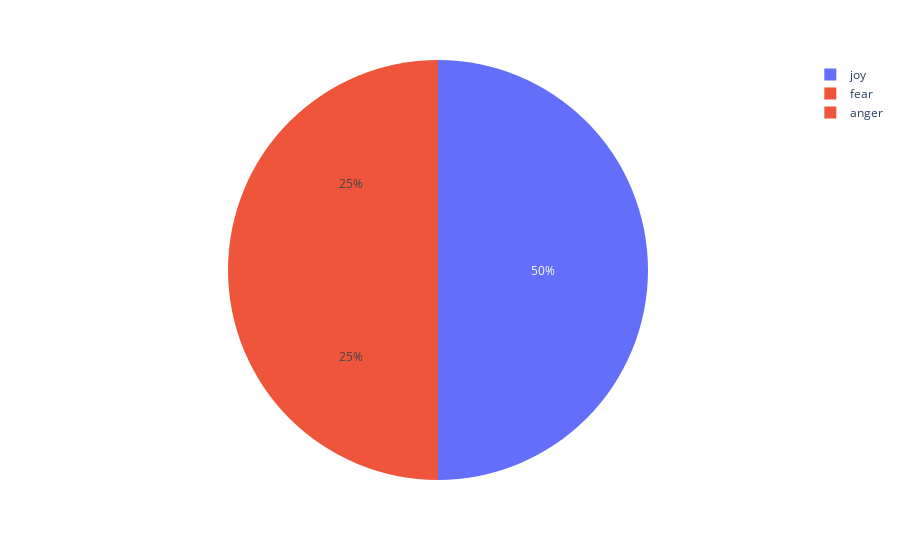

Notebook cell for this chart:
### Code cell
class_obj.displayplots(type='pie',data_frame=label1,x=label1.index.values,y=label1['Total Count'],color='Total Count')

### Figure 1 — Plotly figure (JSON) as saved in the notebook; plotly's stock layout.template omitted (floating-point values rounded to 4 significant figures)
{"data": [{"customdata": [[2], [1], [1]], "domain": {"x": [0, 1], "y": [0, 1]}, "hovertemplate": "label=%{label}<br>Total Count=%{customdata[0]}<extra></extra>", "labels": ["joy", "fear", "anger"], "legendgroup": "", "marker": {"colors": ["#636efa", "#EF553B", "#EF553B"]}, "name": "", "showlegend": true, "type": "pie", "values": [2, 1, 1]}], "layout": {"legend": {"tracegroupgap": 0}, "margin": {"t": 60}}}
